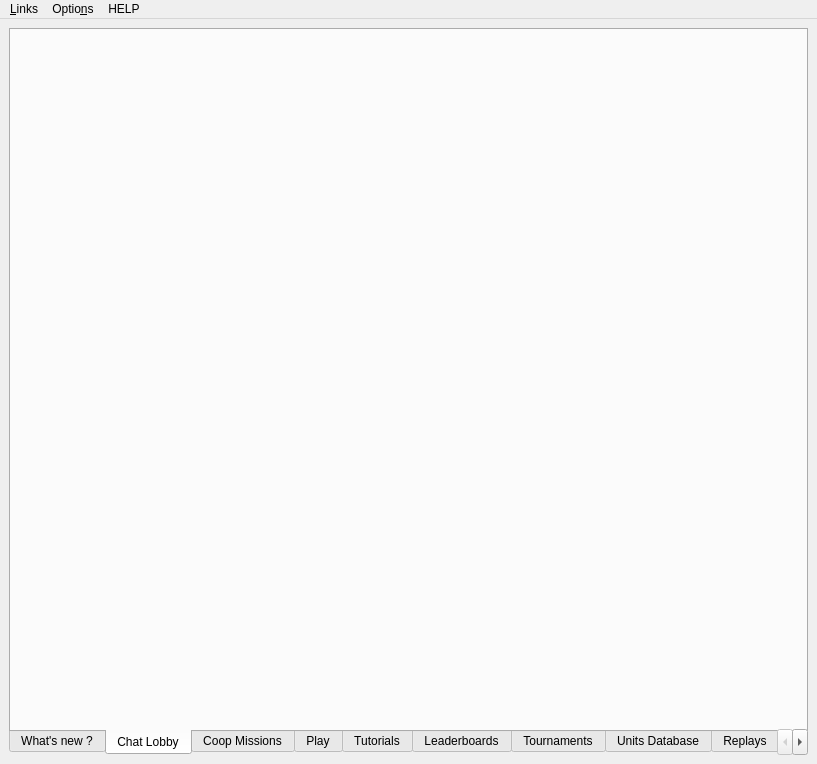
<?xml version="1.0" encoding="UTF-8"?>
<ui version="4.0">
 <class>mainwindow</class>
 <widget class="QMainWindow" name="mainwindow">
  <property name="geometry">
   <rect>
    <x>0</x>
    <y>0</y>
    <width>817</width>
    <height>764</height>
   </rect>
  </property>
  <property name="minimumSize">
   <size>
    <width>600</width>
    <height>400</height>
   </size>
  </property>
  <property name="windowTitle">
   <string>FA Forever</string>
  </property>
  <property name="statusTip">
   <string/>
  </property>
  <property name="autoFillBackground">
   <bool>false</bool>
  </property>
  <property name="styleSheet">
   <string notr="true"/>
  </property>
  <property name="toolButtonStyle">
   <enum>Qt::ToolButtonIconOnly</enum>
  </property>
  <property name="dockOptions">
   <set>QMainWindow::AllowTabbedDocks|QMainWindow::AnimatedDocks</set>
  </property>
  <property name="unifiedTitleAndToolBarOnMac">
   <bool>false</bool>
  </property>
  <widget class="QWidget" name="centralwidget">
   <property name="baseSize">
    <size>
     <width>100</width>
     <height>400</height>
    </size>
   </property>
   <layout class="QGridLayout" name="mainGridLayout">
    <property name="margin">
     <number>9</number>
    </property>
    <property name="spacing">
     <number>0</number>
    </property>
    <item row="0" column="0">
     <layout class="QHBoxLayout" name="topLayout">
      <property name="spacing">
       <number>0</number>
      </property>
     </layout>
    </item>
    <item row="1" column="0">
     <widget class="QTabWidget" name="mainTabs">
      <property name="sizePolicy">
       <sizepolicy hsizetype="Expanding" vsizetype="Expanding">
        <horstretch>4</horstretch>
        <verstretch>0</verstretch>
       </sizepolicy>
      </property>
      <property name="focusPolicy">
       <enum>Qt::NoFocus</enum>
      </property>
      <property name="styleSheet">
       <string notr="true"/>
      </property>
      <property name="tabPosition">
       <enum>QTabWidget::South</enum>
      </property>
      <property name="tabShape">
       <enum>QTabWidget::Rounded</enum>
      </property>
      <property name="currentIndex">
       <number>1</number>
      </property>
      <property name="iconSize">
       <size>
        <width>30</width>
        <height>30</height>
       </size>
      </property>
      <property name="documentMode">
       <bool>false</bool>
      </property>
      <property name="movable">
       <bool>false</bool>
      </property>
      <widget class="QWidget" name="whatNewTab">
       <attribute name="title">
        <string>What's new ?</string>
       </attribute>
       <layout class="QVBoxLayout" name="verticalLayout">
        <property name="spacing">
         <number>0</number>
        </property>
        <property name="margin">
         <number>0</number>
        </property>
       </layout>
      </widget>
      <widget class="QWidget" name="chatTab">
       <attribute name="title">
        <string>Chat Lobby</string>
       </attribute>
       <layout class="QGridLayout" name="gridLayout">
        <property name="margin">
         <number>6</number>
        </property>
       </layout>
      </widget>
      <widget class="QWidget" name="coopTab">
       <attribute name="title">
        <string>Coop Missions</string>
       </attribute>
       <layout class="QGridLayout" name="gridLayout_14"/>
      </widget>
      <widget class="QWidget" name="gamesTab">
       <attribute name="title">
        <string>Play</string>
       </attribute>
       <layout class="QGridLayout" name="gridLayout_7">
        <property name="margin">
         <number>6</number>
        </property>
       </layout>
      </widget>
      <widget class="QWidget" name="tutorialsTab">
       <attribute name="title">
        <string>Tutorials</string>
       </attribute>
       <layout class="QGridLayout" name="gridLayout_5">
        <property name="margin">
         <number>6</number>
        </property>
       </layout>
      </widget>
      <widget class="QWidget" name="ladderTab">
       <attribute name="title">
        <string>Leaderboards</string>
       </attribute>
       <layout class="QGridLayout" name="gridLayout_4">
        <property name="margin">
         <number>6</number>
        </property>
       </layout>
      </widget>
      <widget class="QWidget" name="tourneyTab">
       <attribute name="title">
        <string>Tournaments</string>
       </attribute>
       <layout class="QGridLayout" name="gridLayout_13">
        <property name="margin">
         <number>6</number>
        </property>
       </layout>
      </widget>
      <widget class="QWidget" name="unitdbTab">
       <attribute name="title">
        <string>Units Database</string>
       </attribute>
       <layout class="QGridLayout" name="gridLayout_10">
        <property name="margin">
         <number>0</number>
        </property>
       </layout>
      </widget>
      <widget class="QWidget" name="replaysTab">
       <attribute name="title">
        <string>Replays</string>
       </attribute>
       <layout class="QGridLayout" name="gridLayout_2">
        <property name="margin">
         <number>6</number>
        </property>
       </layout>
      </widget>
      <widget class="QWidget" name="vaultsTab">
       <attribute name="title">
        <string>Vaults</string>
       </attribute>
       <layout class="QGridLayout" name="gridLayout_9">
        <property name="margin">
         <number>6</number>
        </property>
        <item row="0" column="0">
         <widget class="QTabWidget" name="topTabs">
          <property name="currentIndex">
           <number>0</number>
          </property>
          <widget class="QWidget" name="mapsTab">
           <attribute name="title">
            <string>Maps</string>
           </attribute>
           <layout class="QGridLayout" name="gridLayout_11">
            <property name="margin">
             <number>0</number>
            </property>
           </layout>
          </widget>
          <widget class="QWidget" name="modsTab">
           <attribute name="title">
            <string>Mods</string>
           </attribute>
           <layout class="QGridLayout" name="gridLayout_12">
            <property name="margin">
             <number>0</number>
            </property>
           </layout>
          </widget>
         </widget>
        </item>
       </layout>
      </widget>
     </widget>
    </item>
   </layout>
  </widget>
  <widget class="QMenuBar" name="menubar">
   <property name="geometry">
    <rect>
     <x>0</x>
     <y>0</y>
     <width>817</width>
     <height>22</height>
    </rect>
   </property>
   <widget class="QMenu" name="menuOptions">
    <property name="title">
     <string>Optio&amp;ns</string>
    </property>
    <widget class="QMenu" name="menuSettings">
     <property name="title">
      <string>&amp;Settings...</string>
     </property>
     <addaction name="actionSetAutoLogin"/>
     <addaction name="actionSetAutoDownloadMods"/>
     <addaction name="actionSetAutoDownloadMaps"/>
     <addaction name="separator"/>
     <addaction name="actionLink_account_to_Steam"/>
     <addaction name="separator"/>
     <addaction name="actionSetGamePath"/>
     <addaction name="actionSetGamePort"/>
     <addaction name="actionSaveGamelogs"/>
    </widget>
    <widget class="QMenu" name="menuTheme">
     <property name="tearOffEnabled">
      <bool>false</bool>
     </property>
     <property name="title">
      <string>&amp;Theme...</string>
     </property>
    </widget>
    <widget class="QMenu" name="menuClear">
     <property name="title">
      <string>C&amp;lear Data...</string>
     </property>
     <addaction name="actionClearCache"/>
     <addaction name="actionClearSettings"/>
     <addaction name="separator"/>
     <addaction name="actionClearGameFiles"/>
    </widget>
    <widget class="QMenu" name="menuChat">
     <property name="title">
      <string>&amp;Chat...</string>
     </property>
     <addaction name="actionColoredNicknames"/>
     <addaction name="actionFriendsOnTop"/>
     <addaction name="actionSetJoinsParts"/>
     <addaction name="actionSetOpenGames"/>
     <addaction name="actionSetLiveReplays"/>
     <addaction name="actionSetSoundEffects"/>
     <addaction name="separator"/>
    </widget>
    <widget class="QMenu" name="menuNotifications">
     <property name="title">
      <string>&amp;Notifications...</string>
     </property>
     <addaction name="actionNsEnabled"/>
     <addaction name="actionNsSettings"/>
    </widget>
    <widget class="QMenu" name="menuLocalPath">
     <property name="title">
      <string>Show &amp;Paths...</string>
     </property>
     <addaction name="actionShowMapsDir"/>
     <addaction name="actionShowModsDir"/>
     <addaction name="actionShowReplaysDir"/>
     <addaction name="actionShowGamePrefs"/>
    </widget>
    <widget class="QMenu" name="menuUpdates">
     <property name="title">
      <string>Updates...</string>
     </property>
     <addaction name="actionCheck_for_Updates"/>
     <addaction name="actionUpdate_Settings"/>
    </widget>
    <addaction name="menuSettings"/>
    <addaction name="menuChat"/>
    <addaction name="menuTheme"/>
    <addaction name="menuNotifications"/>
    <addaction name="menuUpdates"/>
    <addaction name="separator"/>
    <addaction name="menuLocalPath"/>
    <addaction name="menuClear"/>
   </widget>
   <widget class="QMenu" name="menuHelp">
    <property name="title">
     <string>HELP</string>
    </property>
    <addaction name="actionWiki"/>
    <addaction name="separator"/>
    <addaction name="actionTechSupport"/>
    <addaction name="actionShowLogs"/>
    <addaction name="separator"/>
    <addaction name="actionAbout"/>
   </widget>
   <widget class="QMenu" name="menuLinks">
    <property name="title">
     <string>&amp;Links</string>
    </property>
    <addaction name="actionLinkUnitDB"/>
    <addaction name="separator"/>
    <addaction name="actionLinkWebsite"/>
    <addaction name="actionLinkForums"/>
    <addaction name="actionLinkWiki"/>
    <addaction name="actionLinkGitHub"/>
   </widget>
   <addaction name="menuLinks"/>
   <addaction name="menuOptions"/>
   <addaction name="menuHelp"/>
  </widget>
  <action name="actionAbout">
   <property name="text">
    <string>&amp;About FAF</string>
   </property>
  </action>
  <action name="actionLinkWebsite">
   <property name="text">
    <string>&amp;Website</string>
   </property>
  </action>
  <action name="actionLinkWiki">
   <property name="text">
    <string>W&amp;iki</string>
   </property>
  </action>
  <action name="actionLinkGitHub">
   <property name="text">
    <string>&amp;GitHub</string>
   </property>
  </action>
  <action name="actionShowLogs">
   <property name="text">
    <string>&amp;Show Logs</string>
   </property>
  </action>
  <action name="actionReportBug">
   <property name="text">
    <string>Report a Bug</string>
   </property>
  </action>
  <action name="actionLinkForums">
   <property name="text">
    <string>&amp;Forums</string>
   </property>
  </action>
  <action name="actionLinkUnitDB">
   <property name="text">
    <string>&amp;Unit List</string>
   </property>
  </action>
  <action name="actionTechSupport">
   <property name="text">
    <string>&amp;Tech Support</string>
   </property>
  </action>
  <action name="actionSetAutoLogin">
   <property name="checkable">
    <bool>true</bool>
   </property>
   <property name="text">
    <string>&amp;Automatic Login</string>
   </property>
  </action>
  <action name="actionSetAutoDownloadMods">
   <property name="checkable">
    <bool>true</bool>
   </property>
   <property name="text">
    <string>Automatic &amp;Downloading of Mods</string>
   </property>
  </action>
  <action name="actionSetAutoDownloadMaps">
   <property name="checkable">
    <bool>true</bool>
   </property>
   <property name="text">
    <string>Automatic Downloading &amp;of Maps</string>
   </property>
  </action>
  <action name="actionClearCache">
   <property name="text">
    <string>&amp;Cache</string>
   </property>
  </action>
  <action name="actionClearLogs">
   <property name="text">
    <string>Logs</string>
   </property>
  </action>
  <action name="actionClearSettings">
   <property name="text">
    <string>&amp;Settings</string>
   </property>
  </action>
  <action name="actionClearGameFiles">
   <property name="text">
    <string>&amp;Game Files</string>
   </property>
  </action>
  <action name="actionSetGamePath">
   <property name="text">
    <string>&amp;Game Path...</string>
   </property>
  </action>
  <action name="actionSetGamePort">
   <property name="text">
    <string>Game &amp;Port...</string>
   </property>
  </action>
  <action name="actionSetSoundEffects">
   <property name="checkable">
    <bool>true</bool>
   </property>
   <property name="checked">
    <bool>true</bool>
   </property>
   <property name="enabled">
    <bool>true</bool>
   </property>
   <property name="text">
    <string>&amp;Sound Effects</string>
   </property>
  </action>
  <action name="actionMessages">
   <property name="text">
    <string>Messages</string>
   </property>
  </action>
  <action name="actionJoin_Part_Messages">
   <property name="checkable">
    <bool>true</bool>
   </property>
   <property name="checked">
    <bool>true</bool>
   </property>
   <property name="text">
    <string>Joins / Parts</string>
   </property>
  </action>
  <action name="actionAnnounce_Games">
   <property name="text">
    <string>Open Games</string>
   </property>
  </action>
  <action name="actionLive_Replays">
   <property name="text">
    <string>Live Replays</string>
   </property>
  </action>
  <action name="actionSetJoinsParts">
   <property name="checkable">
    <bool>true</bool>
   </property>
   <property name="text">
    <string>&amp;Joins / Parts</string>
   </property>
  </action>
  <action name="actionSetOpenGames">
   <property name="checkable">
    <bool>true</bool>
   </property>
   <property name="checked">
    <bool>true</bool>
   </property>
   <property name="text">
    <string>Friend &amp;Games</string>
   </property>
  </action>
  <action name="actionSetLiveReplays">
   <property name="checkable">
    <bool>true</bool>
   </property>
   <property name="checked">
    <bool>true</bool>
   </property>
   <property name="text">
    <string>Friend &amp;Replays</string>
   </property>
  </action>
  <action name="actionSaveGamelogs">
   <property name="checkable">
    <bool>true</bool>
   </property>
   <property name="text">
    <string>&amp;Save game logs</string>
   </property>
  </action>
  <action name="actionColoredNicknames">
   <property name="checkable">
    <bool>true</bool>
   </property>
   <property name="text">
    <string>&amp;Colored nicknames</string>
   </property>
  </action>
  <action name="actionFriendsOnTop">
   <property name="checkable">
    <bool>true</bool>
   </property>
   <property name="text">
    <string>&amp;Friends on top</string>
   </property>
  </action>
  <action name="actionWiki">
   <property name="text">
    <string>&amp;Wiki</string>
   </property>
  </action>
  <action name="actionLink_account_to_Steam">
   <property name="text">
    <string>&amp;Link account to Steam</string>
   </property>
  </action>
  <action name="actionTestingConnections">
   <property name="text">
    <string>Test Proxy Server</string>
   </property>
  </action>
  <action name="actionNotifications">
   <property name="text">
    <string>Notifications...</string>
   </property>
  </action>
  <action name="actionEnabled">
   <property name="text">
    <string>Enabled</string>
   </property>
  </action>
  <action name="actionNsEnabled">
   <property name="checkable">
    <bool>true</bool>
   </property>
   <property name="checked">
    <bool>true</bool>
   </property>
   <property name="text">
    <string>&amp;Enabled</string>
   </property>
  </action>
  <action name="actionNsSettings">
   <property name="text">
    <string>&amp;Settings</string>
   </property>
  </action>
  <action name="actionShowModsDir">
   <property name="text">
    <string>Show mods folder</string>
   </property>
  </action>
  <action name="actionShowReplaysDir">
   <property name="text">
    <string>Show replays folder</string>
   </property>
  </action>
  <action name="actionShowMapsDir">
   <property name="text">
    <string>Show maps folder</string>
   </property>
  </action>
  <action name="actionPath">
   <property name="text">
    <string>&amp;Path...</string>
   </property>
  </action>
  <action name="actionShowGamePrefs">
   <property name="text">
    <string>Show game.prefs</string>
   </property>
  </action>
  <action name="actionCheck_for_Updates">
   <property name="text">
    <string>Check for Updates</string>
   </property>
  </action>
  <action name="actionUpdate_Settings">
   <property name="text">
    <string>Update Settings...</string>
   </property>
  </action>
 </widget>
 <resources/>
 <connections/>
</ui>
